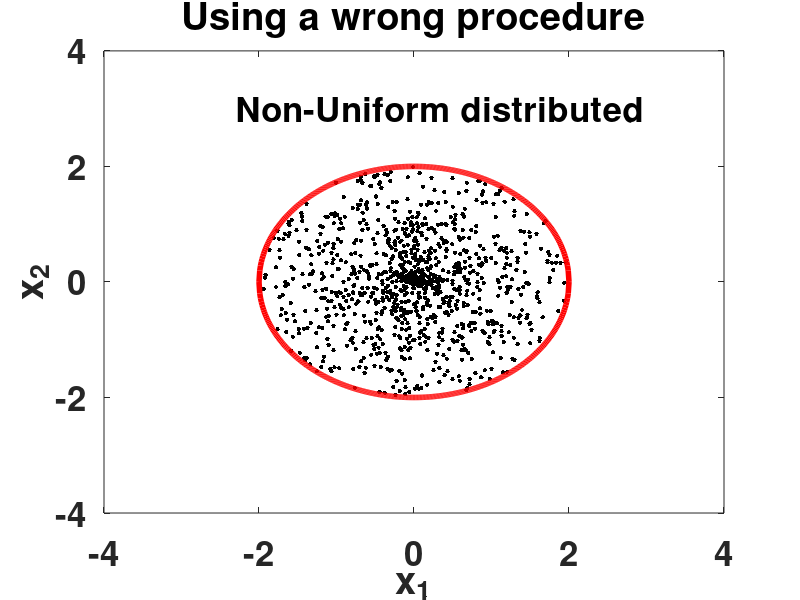
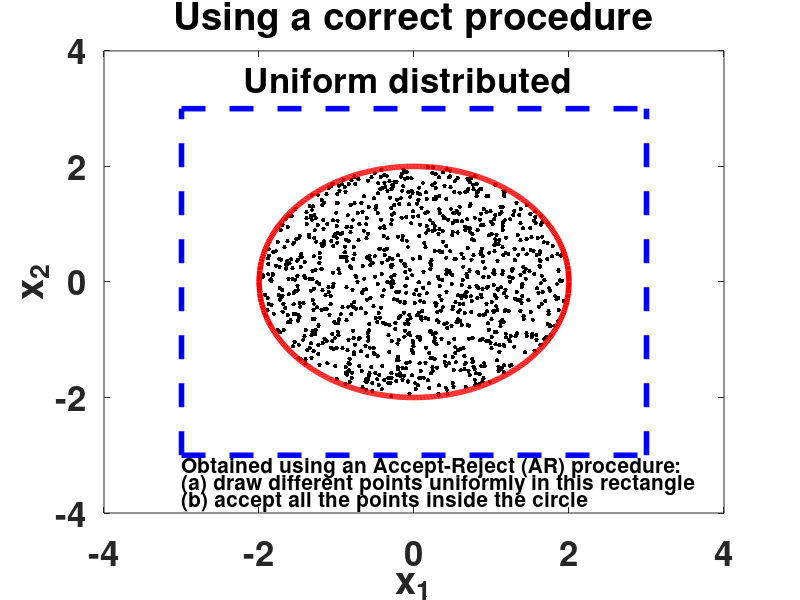

These figures' MATLAB source, in order:
%%%%%%%%%%%%%%%%%%%%%%%%%%%%%%%%%%%%%%%%%%%%%%%%%%%%%%%%%%%%%%%%%%%%%%%%%%%
%%%%%%%%%%%%%%%%%%%%%%%%%%%%%%%%%%%%%%%%%%%%%%%%%%%%%%%%%%%%%%%%%%%%%%%%%%%
%%% Points Uniformly Distributed within a Circle                        %%%
%%%%%%%%%%%%%%%%%%%%%%%%%%%%%%%%%%%%%%%%%%%%%%%%%%%%%%%%%%%%%%%%%%%%%%%%%%%
%%%%%%%%%%%%%%%%%%%%%%%%%%%%%%%%%%%%%%%%%%%%%%%%%%%%%%%%%%%%%%%%%%%%%%%%%%%
%%%% x1^2+x2^2=4
%%%%%%%%%%%%%%%%%%%%%%%%%%%%%%%%%%%%%%%%%%%%%%%%%%%%%%%%%%%%%%%%%%%%%%%%%%%
clear all
close all
clc
hFig=figure;
set(hFig, 'Position', [100 200 600 600])
%%%%%%%%%%%%%%%%%%%%%%%%%%%%%%%%%%%%%%%%%%%%%%%%%%%%%%%%%%%%%%%%%%%%%%%%%%%
%%%%%%%%%%%%%%%%%%%%%%%%%%%%%%%%%%%%%%%%%%%%%%%%%%%%%%%%%%%%%%%%%%%%%%%%%%%
%%%%%%%%%%%%%%%%%%%%%%%%%%%%%%%%%%%%%%%%%%
%%% (TRIVIAL) WRONG PROCEDURE %%%%%%%%%%%%
%%%%%%%%%%%%%%%%%%%%%%%%%%%%%%%%%%%%%%%%%%
N=1000;%%%% number of samples
r=2*rand(1,N);
theta=2*pi*rand(1,N); 
x1=r.*cos(theta);
x2=r.*sin(theta);
plot(x1,x2,'k.','MarkerSize',10)
%%%%%%%%%%
%%% plot circle
x=-2:0.01:2;
hold on
plot(x,sqrt(4-x.^2),'r','LineWidth',4)
plot(x,-sqrt(4-x.^2),'r','LineWidth',4)
%%%%
axis([-4 4 -4 4])
text(-2.3,3,'Non-Uniform distributed','FontWeight','Bold','FontSize',25)
title('Using a wrong procedure','FontWeight','Bold','FontSize',30)
box on
set(gca,'FontSize',25)
set(gca,'FontWeight','Bold')
ylabel('x_2')
xlabel('x_1')
box on
%%%%%%%%%%%%%%%%%%%%%%%%%%%%%%%%%%%%%%%%%%
%%% with a CORRECT PROCEDURE       %%%%%%%
%%%%%%%%%%%%%%%%%%%%%%%%%%%%%%%%%%%%%%%%%% 
%%% ACCEPT-REJECT METHOD 
%%% SAMPLING WITH-IN A RECTANGLE 
Nr=3000; %%% Samples from the RECTANGLE [-3,3]x[-3,3]  
x11=-3+6*rand(1,Nr);
x22=-3+6*rand(1,Nr);
%%%%%%  ACCEPT-REJECT METHOD 
pos=find(x11.^2+x22.^2<=4); %%%% ACCEPTED ONLY SOME SAMPLES with radio<=4
N_acc=length(pos); %%% number of accepted samples 
%%%%%%%%%%
%%% plot accepted samples
hFig=figure;
set(hFig, 'Position', [750 200 600 600])
plot(x11(pos),x22(pos),'k.','MarkerSize',10)
hold on
%%%%%%%%%%
%%% plot circle
plot(x,sqrt(4-x.^2),'r','LineWidth',4)
plot(x,-sqrt(4-x.^2),'r','LineWidth',4)
axis([-4 4 -4 4])
%%%%%%%%%%
%%% plot rectangle
plot([-3 -3],[-3 3],'b--','LineWidth',4)
plot([3 3],[-3 3],'b--','LineWidth',4)
plot([-3 3],[-3 -3],'b--','LineWidth',4)
plot([-3 3],[3 3],'b--','LineWidth',4)
%%%%%%%%%%
title('Using a correct procedure','FontWeight','Bold','FontSize',30)
set(gca,'FontSize',25)
set(gca,'FontWeight','Bold')
ylabel('x_2')
xlabel('x_1')
box on
text(-2.2,3.5,'Uniform distributed','FontWeight','Bold','FontSize',25)
text(-3,-3.2,'Obtained using an Accept-Reject (AR) procedure:',...
    'FontWeight','Bold','FontSize',15)
text(-3,-3.5,'(a) draw different points uniformly in this rectangle',...
    'FontWeight','Bold','FontSize',15)
text(-3,-3.8,'(b) accept all the points inside the circle',...
    'FontWeight','Bold','FontSize',15)
%%%%%%%%%%%%%%%%%%%%%%%%%%%%%%%%%%%%%%%%%%%%%%%%%%%%%%%%%%%%%%%%%%%%%%%%%%%
